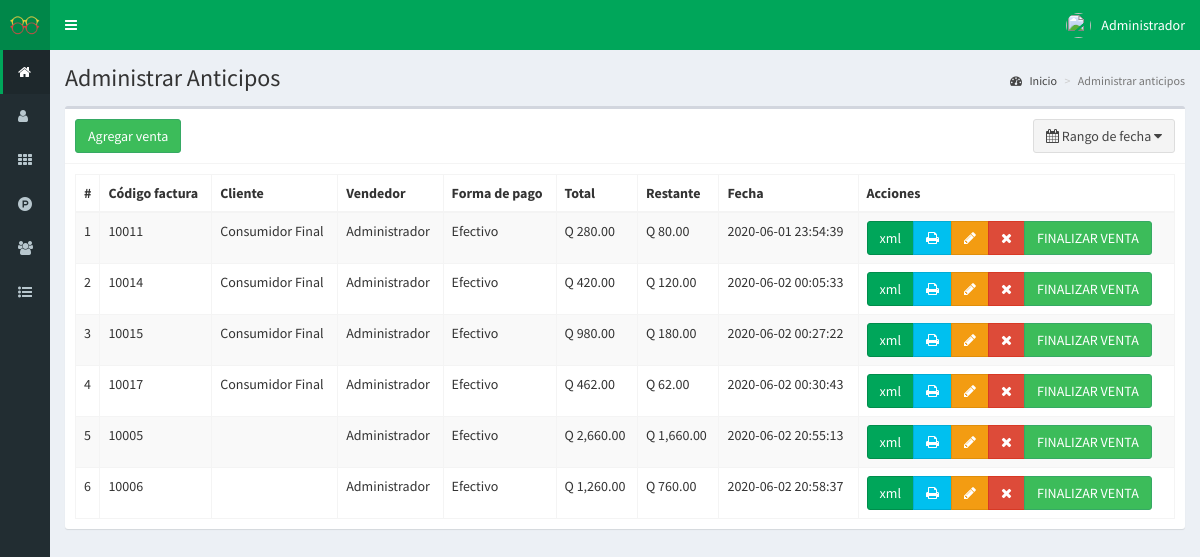
Screenshot of /anticipos (signed in) with the database file from the repository.
### tables this page shows
CREATE TABLE `ventas` (
  `id` int(11) NOT NULL,
  `codigo` int(11) NOT NULL,
  `id_cliente` int(11) NOT NULL,
  `id_vendedor` int(11) NOT NULL,
  `productos` text NOT NULL,
  `anticipo` float NOT NULL,
  `neto` float NOT NULL,
  `total` float NOT NULL,
  `metodo_pago` text NOT NULL,
  `id_Estado` int(11) DEFAULT NULL,
  `fecha` timestamp NOT NULL DEFAULT current_timestamp() ON UPDATE current_timestamp()
);

CREATE TABLE `clientes` (
  `id` int(11) NOT NULL,
  `nombre` text NOT NULL,
  `documento` int(11) NOT NULL,
  `email` text NOT NULL,
  `telefono` text NOT NULL,
  `direccion` text NOT NULL,
  `fecha_nacimiento` date NOT NULL,
  `compras` int(11) NOT NULL,
  `ultima_compra` datetime NOT NULL,
  `fecha` timestamp NOT NULL DEFAULT current_timestamp() ON UPDATE current_timestamp()
);

CREATE TABLE `usuarios` (
  `id` int(11) NOT NULL,
  `nombre` text NOT NULL,
  `usuario` text NOT NULL,
  `password` text NOT NULL,
  `perfil` text NOT NULL,
  `foto` text NOT NULL,
  `estado` int(11) NOT NULL,
  `ultimo_login` datetime NOT NULL,
  `fecha` timestamp NOT NULL DEFAULT current_timestamp() ON UPDATE current_timestamp()
);

### controladores/plantilla.controlador.php (called while the page is built)
<?php
class ControladorPlantilla{
	static public function ctrPlantilla(){
		include "vistas/plantilla.php";
	}
}

### index.php (called while the page is built, shortened)
<?php
require_once "controladores/plantilla.controlador.php";
require_once "controladores/usuarios.controlador.php";
require_once "controladores/clientes.controlador.php";
require_once "controladores/ventas.controlador.php";
require_once "modelos/usuarios.modelo.php";
require_once "modelos/clientes.modelo.php";
require_once "modelos/ventas.modelo.php";
$plantilla = new ControladorPlantilla();
$plantilla -> ctrPlantilla();

### controladores/ventas.controlador.php (called while the page is built, shortened)
<?php
class ControladorVentas{
	static public function ctrRangoFechasAnticipos($fechaInicial, $fechaFinal){
		$tabla = "ventas";
		$respuesta = ModeloVentas::mdlRangoFechasAnticipos($tabla, $fechaInicial, $fechaFinal);
		return $respuesta;
	}
}

### modelos/conexion.php (called while the page is built)
<?php
class Conexion{
	static public function conectar(){
		$link = new PDO("mysql:host=localhost;dbname=pos",
			            "root",
			            "");
		$link->exec("set names utf8");
		return $link;
	}
}

### modelos/ventas.modelo.php (called while the page is built, shortened)
<?php
require_once "conexion.php";
class ModeloVentas{
	static public function mdlRangoFechasAnticipos($tabla, $fechaInicial, $fechaFinal){
		if($fechaInicial == null){
			$stmt = Conexion::conectar()->prepare("SELECT * FROM $tabla WHERE id_Estado = 2 ORDER BY id ASC");
			$stmt -> execute();
			return $stmt -> fetchAll();
		}else if($fechaInicial == $fechaFinal){
			$stmt = Conexion::conectar()->prepare("SELECT * FROM $tabla WHERE fecha like '%$fechaFinal%'");
			$stmt -> bindParam(":fecha", $fechaFinal, PDO::PARAM_STR);
			$stmt -> execute();
			return $stmt -> fetchAll();
		}
	}
}

### controladores/clientes.controlador.php (called while the page is built, shortened)
<?php
class ControladorClientes{
	static public function ctrMostrarClientes($item, $valor){
		$tabla = "clientes";
		$respuesta = ModeloClientes::mdlMostrarClientes($tabla, $item, $valor);
		return $respuesta;
	}
}

### modelos/clientes.modelo.php (called while the page is built, shortened)
<?php
require_once "conexion.php";
class ModeloClientes{
	static public function mdlMostrarClientes($tabla, $item, $valor){
		if($item != null){
			$stmt = Conexion::conectar()->prepare("SELECT * FROM $tabla WHERE $item = :$item");
			$stmt -> bindParam(":".$item, $valor, PDO::PARAM_STR);
			$stmt -> execute();
			return $stmt -> fetch();
		}else{
			$stmt = Conexion::conectar()->prepare("SELECT * FROM $tabla");
			$stmt -> execute();
			return $stmt -> fetchAll();
		}
	}
}

### controladores/usuarios.controlador.php (called while the page is built, shortened)
<?php
class ControladorUsuarios{
	static public function ctrMostrarUsuarios($item, $valor){
		$tabla = "usuarios";
		$respuesta = ModeloUsuarios::MdlMostrarUsuarios($tabla, $item, $valor);
		return $respuesta;
	}
}

### modelos/usuarios.modelo.php (called while the page is built, shortened)
<?php
require_once "conexion.php";
class ModeloUsuarios{
	static public function mdlMostrarUsuarios($tabla, $item, $valor){
		if($item != null){
			$stmt = Conexion::conectar()->prepare("SELECT * FROM $tabla WHERE $item = :$item");
			$stmt -> bindParam(":".$item, $valor, PDO::PARAM_STR);
			$stmt -> execute();
			return $stmt -> fetch();
		}else{
			$stmt = Conexion::conectar()->prepare("SELECT * FROM $tabla");
			$stmt -> execute();
			return $stmt -> fetchAll();
		}
	}
}

### vistas/modulos/anticipos.php (the view, shortened to what this page needs)
<div class="content-wrapper">
  <section class="content-header">
    <h1>
      Administrar Anticipos
    </h1>
    <ol class="breadcrumb">
      <li><a href="inicio"><i class="fa fa-dashboard"></i> Inicio</a></li>
      <li class="active">Administrar anticipos</li>
    </ol>
  </section>
  <section class="content">
    <div class="box">
      <div class="box-header with-border">
        <a href="crear-venta">
          <button class="btn btn-primary">
            Agregar venta
          </button>
        </a>
         <button type="button" class="btn btn-default pull-right" id="daterange-btn">
            <span>
              <i class="fa fa-calendar"></i>
              <?php
                if(isset($_GET["fechaInicial"])){
                  echo $_GET["fechaInicial"]." - ".$_GET["fechaFinal"];
                }else{
                  echo 'Rango de fecha';
                }
              ?>
            </span>
            <i class="fa fa-caret-down"></i>
         </button>
      </div>
      <div class="box-body">
       <table class="table table-bordered table-striped dt-responsive tablas" width="100%">
        <thead>
         <tr>
           <th style="width:10px">#</th>
           <th>Código factura</th>
           <th>Cliente</th>
           <th>Vendedor</th>
           <th>Forma de pago</th>
           <th>Total</th>
           <th>Restante</th>
           <th>Fecha</th>
           <th>Acciones</th>
         </tr>
        </thead>
        <tbody>
        <?php
          if(isset($_GET["fechaInicial"])){
            $fechaInicial = $_GET["fechaInicial"];
            $fechaFinal = $_GET["fechaFinal"];
          }else{
            $fechaInicial = null;
            $fechaFinal = null;
          }
          $respuesta = ControladorVentas::ctrRangoFechasAnticipos($fechaInicial, $fechaFinal);
          foreach ($respuesta as $key => $value) {
           echo '<tr>
                  <td>'.($key+1).'</td>
                  <td>'.$value["codigo"].'</td>';
                  $itemCliente = "id";
                  $valorCliente = $value["id_cliente"];
                  $respuestaCliente = ControladorClientes::ctrMostrarClientes($itemCliente, $valorCliente);
                  echo '<td>'.$respuestaCliente["nombre"].'</td>';
                  $itemUsuario = "id";
                  $valorUsuario = $value["id_vendedor"];
                  $respuestaUsuario = ControladorUsuarios::ctrMostrarUsuarios($itemUsuario, $valorUsuario);
                  echo '<td>'.$respuestaUsuario["nombre"].'</td>
                  <td>'.$value["metodo_pago"].'</td>
                  <td>Q '.number_format($value["neto"],2).'</td>
                  <td>Q '.number_format($value["total"],2).'</td>
                  <td>'.$value["fecha"].'</td>
                  <td>
                    <div class="btn-group">
                      <a class="btn btn-success" href="index.php?ruta=ventas&xml='.$value["codigo"].'">xml</a>
                      <button class="btn btn-info btnImprimirFactura" codigoVenta="'.$value["codigo"].'">
                        <i class="fa fa-print"></i>
                      </button>';
                      if($_SESSION["perfil"] == "Administrador"){
                      echo '<button class="btn btn-warning btnEditarVenta" idVenta="'.$value["id"].'"><i class="fa fa-pencil"></i></button>
                      <button class="btn btn-danger btnEliminarVenta" idVenta="'.$value["id"].'"><i class="fa fa-times"></i></button>';
                    }
                    if($_SESSION["perfil"] == "Administrador"){
                      echo '
                      <button class="btn btn-primary btnActualizar" idActualizar="'.$value["id"].'">FINALIZAR VENTA</button>';
                    }
                    echo '</div>
                  </td>
                </tr>';
            }
        ?>
        </tbody>
       </table>
      </div>
    </div>
  </section>
</div>

### rows the page displays
ventas: codigo "10011", id_cliente.nombre "Consumidor Final", usuarios.nombre "Administrador", metodo_pago "Efectivo", neto "280.00", total "80.00", fecha "2020-06-01 23:54:39"
ventas: codigo "10014", id_cliente.nombre "Consumidor Final", usuarios.nombre "Administrador", metodo_pago "Efectivo", neto "420.00", total "120.00", fecha "2020-06-02 00:05:33"
ventas: codigo "10015", id_cliente.nombre "Consumidor Final", usuarios.nombre "Administrador", metodo_pago "Efectivo", neto "980.00", total "180.00", fecha "2020-06-02 00:27:22"
ventas: codigo "10017", id_cliente.nombre "Consumidor Final", usuarios.nombre "Administrador", metodo_pago "Efectivo", neto "462.00", total "62.00", fecha "2020-06-02 00:30:43"
ventas: codigo "10005", usuarios.nombre "Administrador", metodo_pago "Efectivo", neto "2,660.00", total "1,660.00", fecha "2020-06-02 20:55:13"
ventas: codigo "10006", usuarios.nombre "Administrador", metodo_pago "Efectivo", neto "1,260.00", total "760.00", fecha "2020-06-02 20:58:37"

### other values shown
$_SESSION["nombre"] "Administrador"
